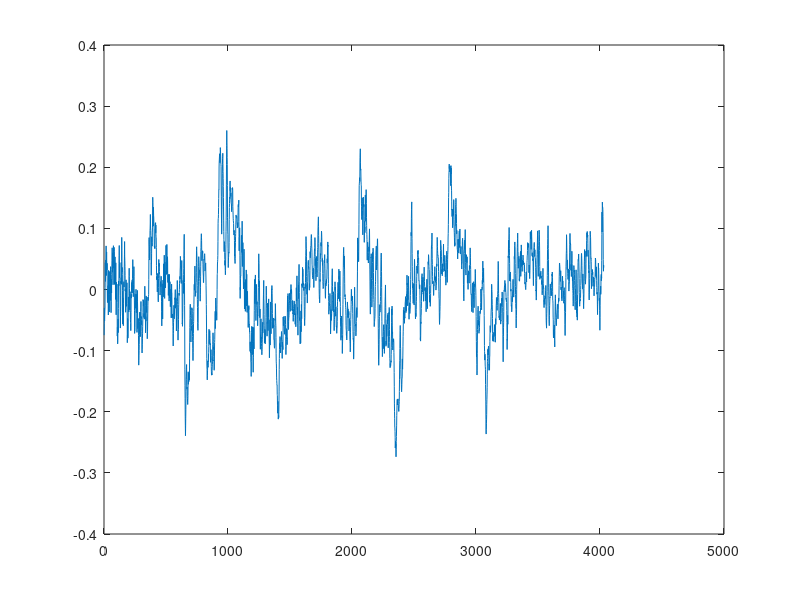
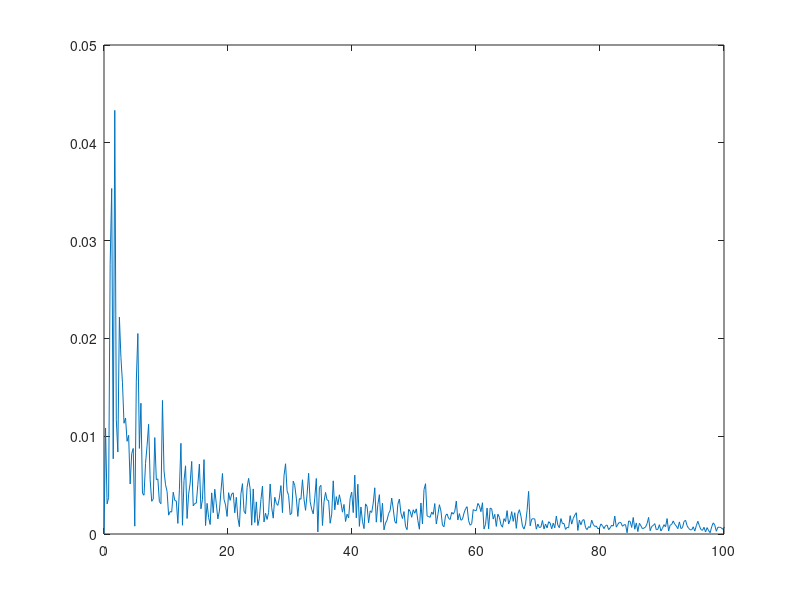
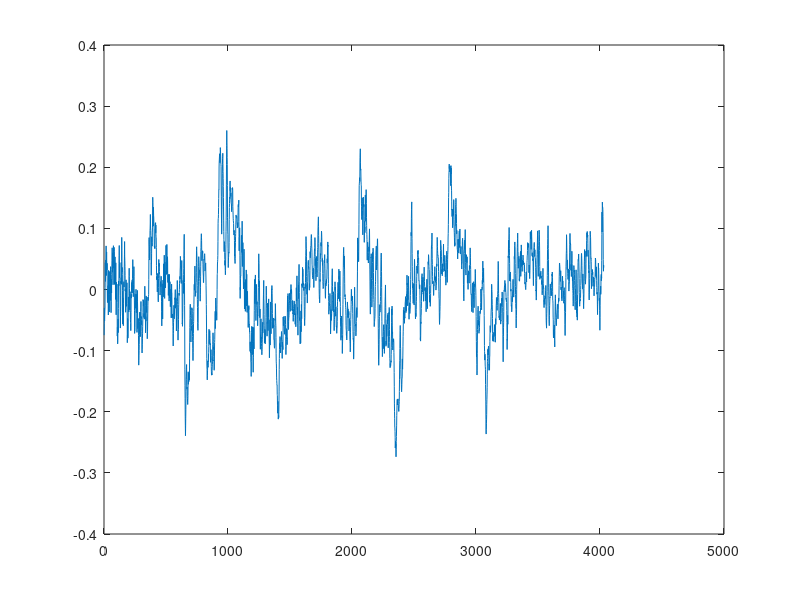
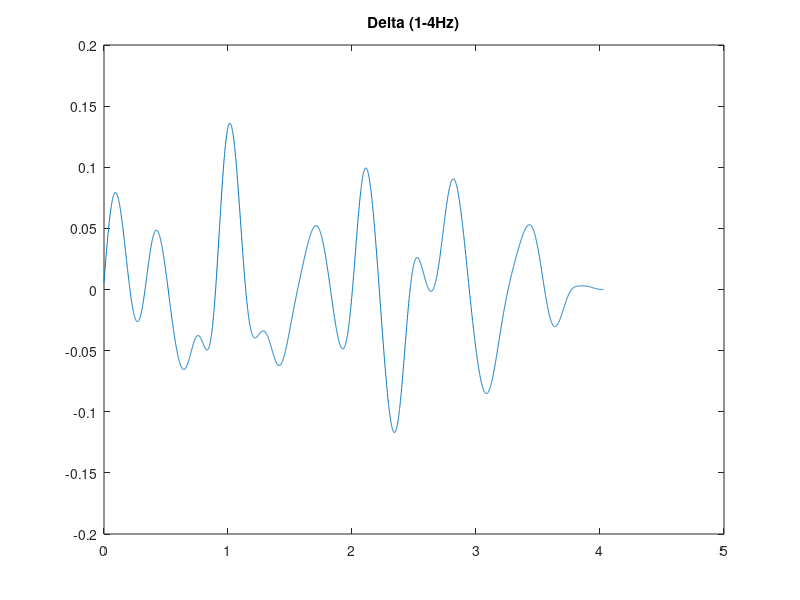

These charts were generated, in order, by the following MATLAB code:
clc
clear
close all

load example.mat % 3x 4030 signals of EEG, EOG1, EOG2
% We will only use EEG signal for now
% t = 0:0.01:10;
fs = 1000;
fn = fs/2;
eeg = example(1,:);
% eeg = 10*sin(2*pi*0.5*t) + 8*sin(2*pi*5*t) + 7*sin(2*pi*7*t) + 4*sin(2*pi*12*t) + 3.5*sin(2*pi*15*t) + 2*sin(2*pi*20*t) + 1.5*sin(2*pi*50*t) + sin(2*pi*100*t);
offset = mean(eeg);
eeg = eeg - offset;
%Check your signal
figure
plot(eeg)
t = 0:1/fs:(length(eeg)-1)/fs;
%FFT

Y = fft(eeg);
L = numel(Y);
P2 = abs(Y / L);
P1 = P2(1:L/2+1);
P1(2:end-1) = 2*P1(2:end-1);
df = fs/length(eeg);
f = 0:df:fs/2;

% plot signal in frequency domain
figure
plot(f, P1)
xlim([0,100])
% seems like there is a strong motion artifact/noise

% Filter noise
% fc = 0.01;
% filtered_eeg = highpass(eeg, fc, fs);

figure 
plot(eeg)


% get EEG bandwidth for delta, theta, alpha, beta
filter_order = 3;
% delta wave (1-4Hz)
[z, p, k] = butter(filter_order, [1/fn 4/fn], "bandpass");
[b,a] = zp2tf(z,p,k);
delta = filtfilt(b,a,eeg);

%plot delta
figure
plot(t,delta)
title("Delta (1-4Hz)")


%alpha (8-12)
[z,p,k] = butter(filter_order, [8/fn 12/fn], "bandpass");
[b,a] = zp2tf(z,p,k);
alpha = filtfilt(b,a,eeg);

%plot alpha
figure
plot(t,alpha)
title("Alpha(8-12Hz)")

%theta (4-8)
[z, p, k] = butter(filter_order, [4/fn 8/fn], "bandpass");
[b,a] = zp2tf(z,p,k);
theta = filtfilt(b,a,eeg);

%plot theta
figure
plot(t,theta)
title("Theta(4-8Hz)")
% 
%beta (12-35)
[z, p, k] = butter(filter_order, [12/fn, 35/fn], "bandpass");
[b,a] = zp2tf(z,p,k);
beta = filtfilt(b,a,eeg);

%plot beta
figure
plot(t,beta)
title("Beta(12-35Hz)")



